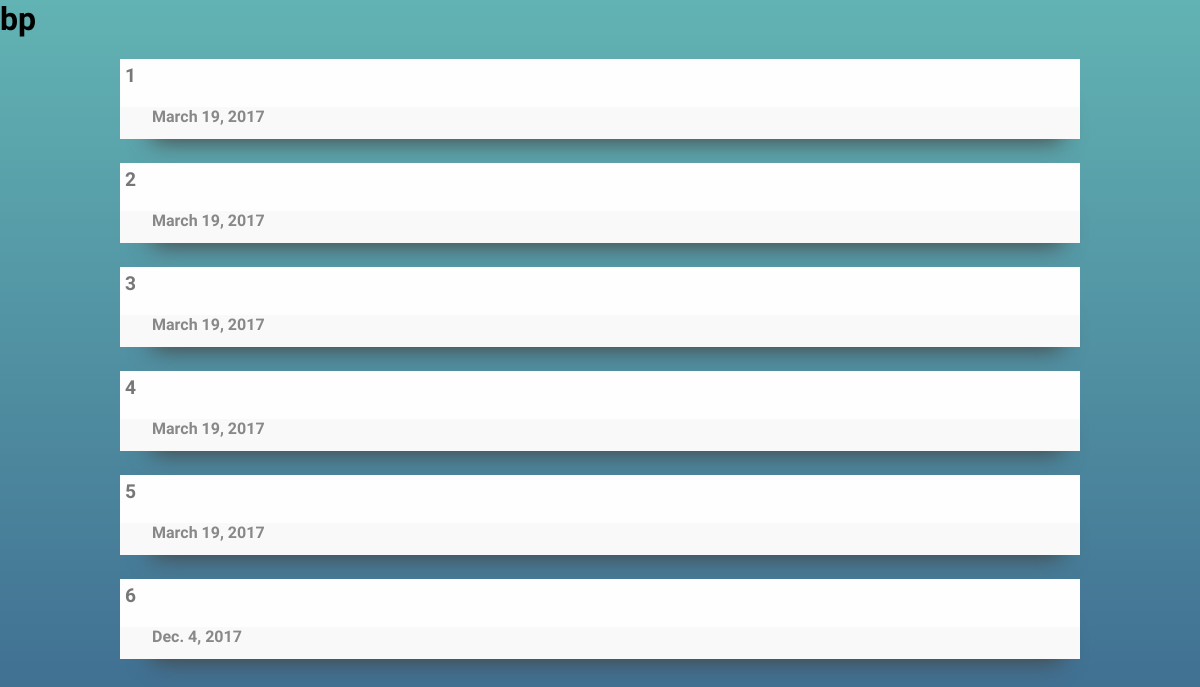
The page /journal/view/bp/ (signed in) on the database its author committed.
### auth/models.py (models this page shows)
class BloodPressureLogModel(models.Model):
	date = models.DateField()
	reading = models.CharField(max_length=30 )
	heartRate = models.CharField(max_length=20)
	pulse = models.CharField(max_length=20)
	owner = models.ForeignKey(m.User , on_delete=models.CASCADE)
	image = models.ImageField(upload_to="auth/static/usr_images", null=True, blank=True);

### auth/views.py (the view)
# urls.py: url(r'^journal/view/bp/$' , views.JournalViewBP , name="vbp"),
def JournalViewBP(request):
	logs = BloodPressureLogModel.objects.filter(owner=request.user);
	class dateID():
		date =""
		id= ""
		def __init__(self,date,id):
			self.date = date
			self.id= id
	inst = []
	for log in logs :
		temp = dateID(log.date,log.id)
		inst.append(temp) ;
	return render(request , "list.html" , {"dateid":inst, "category": "bp"}) ;

### auth/templates/list.html (shortened to what this page needs)
<html>
	<head>
		<link href="/static/css/base.css" rel="stylesheet" type="text/css">
	</head>
	<body>
		<h1>{{ category }}</h1>
		{% if dateid %}
			<div class="container">
			{% for obj in dateid %}
				<a href="{{ obj.id }}">
					<div class="card">
						<p class="card_top"> {{ obj.id }}</p>
						<p class="card_base">{{ obj.date }}</p>
					</div>
				</a>
			{% endfor %}
			</div>
		{% else %}
			<p>None yet</p>
		{% endif %}
	</body>
</html>

### auth/static/css/base.css (style rules this page uses)
* { font-family: 'Nixie One'; }
html { height: 100%; }
body { height: 100%; margin: 0; background-repeat: no-repeat; background-attachment: fixed; background: linear-gradient(0deg,#3B658D , #62B3B3); position: relative ; top : 0 ; left: 0 ; }
.container { position : relative ; top: 0 ; height: 100%; left: 0 ; right: 0 ; text-align: center; }
.container { position: relative ; top: 0 ; left: 0 ; right: 0 ; bottom: 0 ; text-align: center; }
.card { position : relative ; display: inline-block ; height:5em ; width: 80%; background-color:#fefefe; box-shadow : 7px 27px 23px -25px #444; font-weight : bold ; margin-bottom: 1.5em ; }
.card_top { margin: 0 0 0 0 ; position: absolute ; padding-top: 5px; padding-left: 5px ; top: 0; left: 0 ; right: 0 ; height: 60%; text-align: left ; color: #777 ; font-size: 120% ; }
.card_base { margin: 0 0 0 0 ; position : absolute ; padding-left: 2em; top: 60% ; left: 0 ; right: 0 ; bottom: 0 ; text-align: left; color: #888 ; background-color: #f9f9f9; }

### rows shown on the page
BloodPressureLogModel: date "March 19, 2017"
BloodPressureLogModel: date "March 19, 2017"
BloodPressureLogModel: date "March 19, 2017"
BloodPressureLogModel: date "March 19, 2017"
BloodPressureLogModel: date "March 19, 2017"
BloodPressureLogModel: date "Dec. 4, 2017"

### other values the page prints
{{ category }} "bp"
{{ obj.id }} "1" "2" "3" "4" "5" "6"
